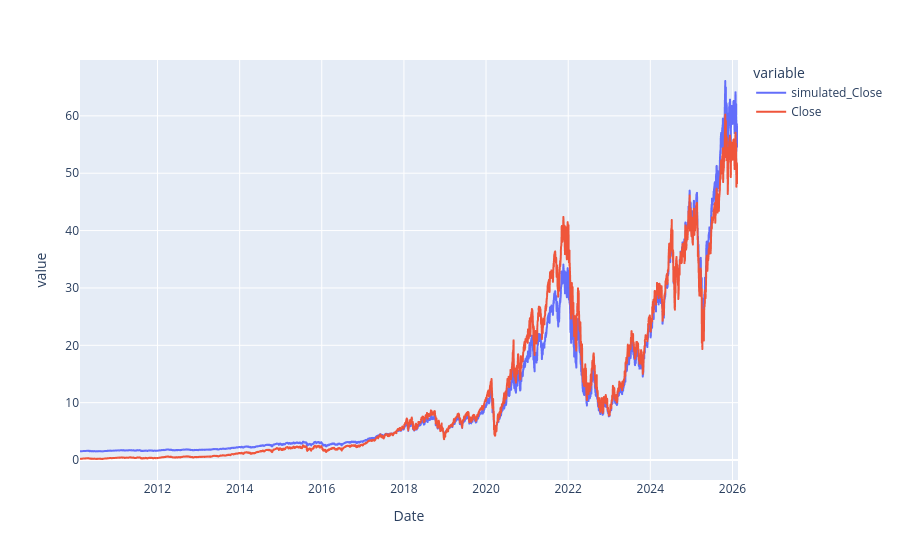

Notebook source saved alongside this figure:
### Markdown cell above
result.plot(x ='Date', y=[
    'simulated_Close', 
    'Close',
    ], grid = True)

### Code cell
fig = px.line(result, x='Date', y=["simulated_Close",'Close'])
fig.show()

### Figure 1 — Plotly figure (JSON) as saved in the notebook; plotly's stock layout.template omitted (floating-point values rounded to 4 significant figures; data arrays with more than 128 entries replaced by an {"elided": "..."} marker saying what was removed)
{"data": [{"hovertemplate": "variable=simulated_Close<br>Date=%{x}<br>value=%{y}<extra></extra>", "legendgroup": "simulated_Close", "line": {"color": "#636efa", "dash": "solid"}, "marker": {"symbol": "circle"}, "mode": "lines", "name": "simulated_Close", "showlegend": true, "type": "scattergl", "x": {"elided": "4030 str values"}, "xaxis": "x", "y": {"elided": "4030 float values"}, "yaxis": "y"}, {"hovertemplate": "variable=Close<br>Date=%{x}<br>value=%{y}<extra></extra>", "legendgroup": "Close", "line": {"color": "#EF553B", "dash": "solid"}, "marker": {"symbol": "circle"}, "mode": "lines", "name": "Close", "showlegend": true, "type": "scattergl", "x": {"elided": "4030 str values"}, "xaxis": "x", "y": {"elided": "4030 float values"}, "yaxis": "y"}], "layout": {"legend": {"title": {"text": "variable"}, "tracegroupgap": 0}, "margin": {"t": 60}, "xaxis": {"anchor": "y", "domain": [0, 1], "title": {"text": "Date"}}, "yaxis": {"anchor": "x", "domain": [0, 1], "title": {"text": "value"}}}}
